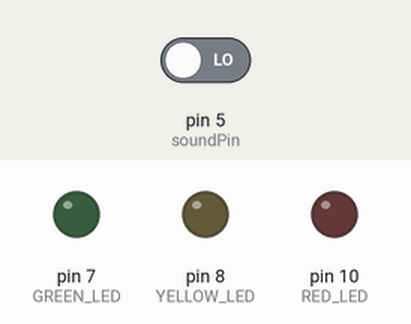
This sketch was run on a simulated Arduino Uno, built with avr-gcc and run on an emulated ATmega328P. On the bench: output pins drawn as LEDs (lit = HIGH). The test bench sets the inputs (shaded band); at power-on: pin 5 (soundPin) LOW.

Above: at 1.2 s.
1.3 s: pin 5 (soundPin) driven HIGH
At 2.3 s:
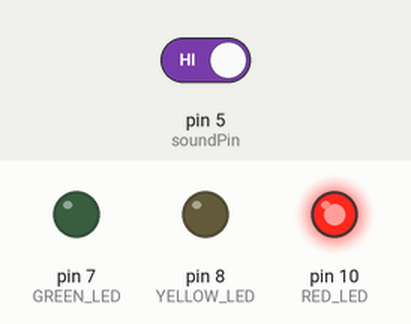
2.8 s: pin 5 (soundPin) driven LOW
At 5.7 s:
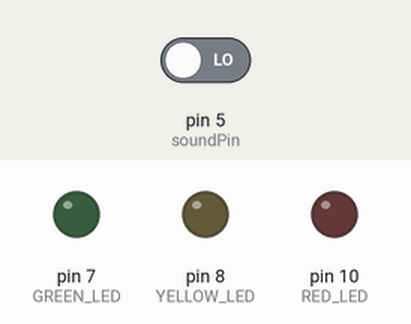
Timing chart, 0 to 7.2 s (numbered marks = the images above; inputs shaded):
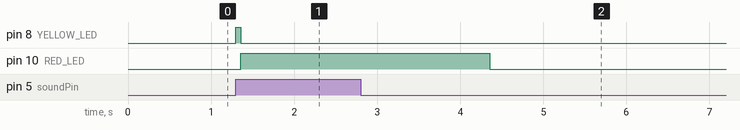

The sketch:

main.ino
```cpp
/*
  https://youtu.be/TVf06RCl4q0
*/

#include "my_library.h"

// PINS
const int GREEN_LED   = 7;
const int YELLOW_LED  = 8;
const int RED_LED     = 10;
#define soundPin 5

// VARIABLES
long startTime;           // first clap → start measuring time
long stopTime;            // second clap → stop measuring time → (stop-time)=benchmark
long benchmark;           // difference between first and second clap - tolerance and rythm pattern proportions base on it
long sincePreviousClap;   // to measure time between two claps
long currentClap;
const int RYTHM_LENGHT = 6;
double rythmPattern[RYTHM_LENGHT] = {1.00, 0.50, 0.50, 1.00, 2.00, 1.00};   // proportion between two claps and benchmark (eg. clap|clap=2000ms, benchmark=1000ms → proportion=2.00)
int proportionInArray = 1;                      // to iterate through rythm array (start from 1 → 0 is benchmark)
const int PERCENT_OF_BENCHMARK_TOLERANCE = 30;  // 30% = 0.70 - 1.30 according to proportion
int firstClap = 0;
const int SAMPLE = 50;      // sound sample
const int SHORT_DELAY = 5;


void setup() {
  Serial.begin(9600);
  pinMode(soundPin, INPUT);
  pinMode(GREEN_LED, OUTPUT);
  pinMode(YELLOW_LED, OUTPUT);
  pinMode(RED_LED, OUTPUT);
}


void loop() {

  int soundData = digitalRead(soundPin);

  // if it is a first clap → start measuring benchmark (necessary to follow tempo of rythm) + turn on yellow diod
  if (soundData == HIGH && firstClap == 0) {
    firstClap ++;
    digitalWrite(YELLOW_LED, HIGH);
    startTime = millis();
  }

  // if second clap → determine benchmark if not determined before
  if (soundData == HIGH && millis() - startTime >= SAMPLE && benchmark == 0) {
    stopTime = millis();
    benchmark = stopTime-startTime;
    sincePreviousClap = millis();
    delay(SHORT_DELAY);
  }

  // if benchmark is determined → follow next claps and check their proportion compare to previous clap (according to rythm pattern in array)
  else if (benchmark!=0 && soundData == HIGH && millis() - startTime >= SAMPLE) {

    // take next proportion from rythm array
    double perfectProportion = rythmPattern[proportionInArray];

    // time since last clap
    currentClap = millis() - sincePreviousClap;

    // check if clap is align with rythm pattern (proportions)
    bool clapCorrect = inTolerance(perfectProportion, currentClap, benchmark, PERCENT_OF_BENCHMARK_TOLERANCE);

    // if clap is not align with rythm pattern → stop, reset values and start from scratch | otherwise → continue to follow next clap
    if (!clapCorrect) {
      wrongAttempt(firstClap, startTime, benchmark, proportionInArray, RED_LED, YELLOW_LED);
    }
    else{
      delay(SHORT_DELAY);
      sincePreviousClap = millis();   // reset time since last clap
      proportionInArray ++;
    }

    // if end of rythm pattern and sound password is correct (= all claps are in proportion) → turn off yellow and turn on green diod
    if (proportionInArray == RYTHM_LENGHT) {
      digitalWrite(YELLOW_LED, LOW);
      digitalWrite(GREEN_LED, HIGH);
    }

  }

}
```

my_library.cpp
```cpp
#include "my_library.h"

bool inTolerance(double referenceProportion, int valueToCheck, int benchmark, int percentOfTolerance) {

  // convert all long and int values into double
  double valueToCheckDouble       = valueToCheck;       // e.g. 1128 ms → 1128.00
  double benchmarkDouble          = benchmark;          // ↑
  double percentOfToleranceDouble = percentOfTolerance;
  double base                     = 1;
  double baseUpperDeviation       = base + base*(percentOfToleranceDouble/100); // + tolerance
  double baseLowerDeviation       = base - base*(percentOfToleranceDouble/100); // - tolerance

  /*
    explanation on simple case:
    benchmark is 1000 ms and referenceProportion (rythm value) is 2.00
    therefore real space between two claps should be 2000 ms +/- tolerance (10%)

    if value to check is 2108 ms we need to adjust benchmark value as well:

    value to check / (benchmark * reference proportion)
    2108 / (1000 * 2.00) = 1.05 → which is realProportion

    if realProportion is between base(1) +/- tolerance(10%) [which is respectively 1.1 and 0.9]
    ↓
    return true;

    otherwise:
    return false;

    in this case tolerance is 10% and 2108 ms/2000 ms = 1.05 also it is in range (0.9 - 1.1)
  */

  double realProportion = valueToCheckDouble / (benchmarkDouble * referenceProportion);

  bool result = (realProportion > baseUpperDeviation || realProportion < baseLowerDeviation)?false:true;


  return result;

}

void wrongAttempt(int &firstClap, long &startTime, long &benchmark, int &proportionInArray, int redLED, int yellowLED) {

  /*
    (occures if rythm pattern is incorrect)
    turn off yellow diod, turn of red diod
    reset benchmark and wait 3 sec to make a fresh start
  */

  // reset benchmark and related data
  firstClap = 0;
  startTime = 0;
  benchmark = 0;
  proportionInArray = 1;

  // turn off yellow diod, turn on red diod for 3 sec
  digitalWrite(yellowLED, LOW);
  digitalWrite(redLED, HIGH);
  delay(3000);
  digitalWrite(redLED, LOW);

};
```

my_library.h
```cpp
#ifndef MY_LIBRARY_H
#define MY_LIBRARY_H

#include <Arduino.h>

bool inTolerance(double referenceProportion, int valueToCheck, int benchmark, int percentOfTolerance);

void wrongAttempt(int &firstClap, long &startTime, long &benchmark, int &proportionInArray, int redLED, int yellowLED);

#endif
```

Measured:
- after the input at 1.3 s, pin 8 (YELLOW_LED): LOW → HIGH at once, → LOW 0.05 s later; pin 10 (RED_LED): LOW → HIGH after 0.05 s
- after the input at 2.8 s, pin 8 (YELLOW_LED): stops changing and stays LOW; pin 10 (RED_LED): goes on until 4.4 s, then stays LOW
